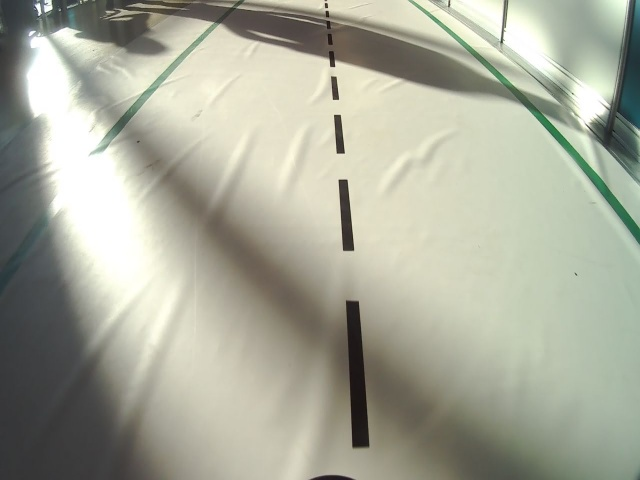
#> input picture input_imgs/frame000118.png, 640 x 480 px
$ python compare.py   (Python 2 division)   (older library calls are emulated)
#> lines starting #> are read from the running program, lines starting #| are printed output that depends on the picture
### unicorn.py
import cv2
import numpy as np
import math


# [9 lines left out: function undistort_image, not called in this run]


'''
    Draw lines on image
    !   Input image should be 3-channeled image
'''
def draw_lines(img, lines, color=[255, 0, 0], thickness=5):
    # If there are no lines to draw, exit.
    if lines is None:
        return

    # Make a copy of the original image.
    img = np.copy(img)
    # Create a blank image that matches the original in size.
    line_img = np.zeros(
        (
            img.shape[0],
            img.shape[1],
            3
        ),
        dtype=np.uint8,
    )
    # Loop over all lines and draw them on the blank image.
    for line in lines:
        for x1, y1, x2, y2 in line:
            cv2.line(line_img, (x1, y1), (x2, y2), color, thickness)
    # Merge the image with the lines onto the original.
    img = cv2.addWeighted(img, 0.8, line_img, 1.0, 0.0)
    # Return the modified image.
    return img

# Need comments
# Fix name of pnt1- 4 => lt, lb etc.
# [115 lines left out: functions bird_eye_view, undo_bird_eye_view, hsv_green_black_mask, mag_thresh, dir_threshold, abs_sobel_thresh and 2 more, not called in this run]


'''
    Find low border of ROI (rectangular shape)

    Function has 2 options:
        show_border = 0     crop input image
        show_border = 1     draw the green line on input image
'''
def find_low_border_of_roi(img, roi_window, x_limit, show_border=0 ):
    crop_img = img.copy()
    height = img.shape[0]
    width = img.shape[1]

    line_not_found = 0  # boolean flag for checking condition of software

    # go through first [0] vertical line of image
    # search for white pixel
    for x in range(0, x_limit):
        for pix in range(height - 1, 0, -1):
            # check the left border pixel
            if img[pix][x][0] >= 254:
                for loc_x in range(width-1, width/2, -1):
                    for loc_pix in range(pix, pix - roi_window, -1):
                        # if white pixel is found
                        # crop/draw border
                        if img[loc_pix][loc_x][0] >= 254:
                            line_not_found = 1
                            if show_border == 0:
                                crop_img = img[0:loc_pix, 0:width]
                            else:
                                cv2.line(crop_img, (0, loc_pix), (width, loc_pix), color=(0, 255, 0), thickness=2)
                            break

                    if line_not_found == 1:
                        break
        if line_not_found == 1:
            break
    if line_not_found == 0:
        print("Ops! Border is not found")
    else:
        print("Border is found successfully!")

    return crop_img

'''
    Crop input image to get prepared image
    for perspective transformation
    picture should have at least two lines
    edges of lines can not be at the edge of image
'''
# [61 lines left out: functions find_low_border_of_roi_m2, make_image_all_black, not called in this run]


def k_get(lines):
    k_tg = []
    k_rad = []
    k_deg = []
    for line in range(0, len(lines)):
        new_line = lines[line][0]
        dx = new_line[2] - new_line[0]
        dy = new_line[3] - new_line[1]
        if dx == 0:
            if dy > 0:
                k_temp = 90  # 90 !!!! LIE, k = tg(), not angle in rad!!!!!!
                k_tg.append(k_temp)
                k_rad.append(1.5708)
                k_deg.append(90)
            if dy < 0:
                k_temp = -90
                k_tg.append(k_temp)
                k_rad.append(-1.5708)
                k_deg.append(-90)
        else:
            k_temp = round(dy / float(dx), 4)
            k_tg.append(round(k_temp, 4))
            k_rad.append(round(math.atan2(dy, dx), 4))
            k_deg.append(round(math.degrees(math.atan2(dy, dx)), 4))

    return k_tg, k_rad, k_deg

def get_k_deg(line):
    dx = line[2] - line[0]
    dy = line[3] - line[1]

    if dx == 0:
        k_deg = 0
    else:
        # k_tg = round(round(dy / float(dx), 4), 4)
        k_deg = round(math.degrees(math.atan2(dy, dx)), 1)

    if k_deg > 90:
        k_deg = -(180 - k_deg)
    elif k_deg < -90:
        k_deg = -(-180 - k_deg)

    return k_deg

# [26 lines left out: function get_pnts_of_line, not called in this run]


def get_k_b_line(line):
    k = round(float(line[3] - line[1])/(line[2] - line[0]), 4)
    b = round(line[1] - k * line[0], 4)

    # print(line[0], line[1], line[2], line[3], "k", k, "b", b)
    return k, b

'''
    Get 4 coordinates of corner points
    These coordinates are needed for bird_eye_view function
    left bottom point and right bottom point
    are got just as first and the last point in the line
'''
# [54 lines left out: functions get_4_pnts_for_warping, count_number_of_extrema, not called in this run]

'''
@brief      Get array of mean values of pixel intensity
@param      gray image (numpy array)
@return     list of mean values of pixel intensity
'''
# [22 lines left out: function get_mean_intensity, not called in this run]

'''
@brief      Get array of boundary values of pixel intensity
@note       upper limit is the max value of mean values
@param      mean_val    -  array of mean values
            threshold   -  value for 'step' response
@return     list of boundary values of mean values
'''
# [310 lines left out: functions get_boundaries_for_intensity, get_only_pick_pnts, get_picks_arrays, get_picks_coordinates, draw_pick_pnts, draw_pick_mask and 3 more, not called in this run]

def draw_magic_line(img, pnts, color, thickness=5):
    pnts = np.int_(pnts)
    cv2.line(img, (pnts[0][0][0], pnts[0][0][1]), (pnts[0][1][0], pnts[0][1][1]), color, thickness=thickness)


# need to fix for 2 (1) line
btn_down = False

# [38 lines left out: functions get_points, my_mouse_left_click, not called in this run]

### compare.py
#!/usr/bin/python

import cv2
import numpy as np
import unicorn
import matplotlib.pyplot as plt
# import matplotlib.image as mpimg
import time

start = time.time()

pic_num = '118'


inp_img = cv2.imread('input_imgs/frame000' + pic_num + '.png')
#> inp_img is the input picture: shape (480, 640, 3); mean B, G, R 154, 169.7, 167.8
inp_mask = cv2.imread('input_masks/frame000' + pic_num + '_mask.pgm')
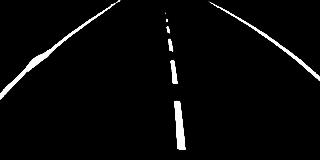
#> input picture input_masks/frame000118_mask.pgm, 320 x 160 px
#> inp_mask is the input picture: shape (160, 320, 3); min 0, max 254, mean 7.6
inp_mask_new_size = cv2.resize(inp_mask, (640, 480), interpolation=cv2.INTER_CUBIC)

height = inp_mask_new_size.shape[0]
#> height = 480
width  = inp_mask_new_size.shape[1]
#> width = 640

print("This image is: ", type(inp_mask_new_size),
      "Height is: ", height,
      "Width is: ", width)
#| This image is:  <class 'numpy.ndarray'> Height is:  480 Width is:  640

crop_img = unicorn.find_low_border_of_roi(inp_mask_new_size, roi_window=10, x_limit=60, show_border=0)
crop_img_lined = unicorn.find_low_border_of_roi(inp_mask_new_size, roi_window=10, x_limit=60, show_border=1)
#> call 2 of find_low_border_of_roi, with roi_window = 10, x_limit = 60, show_border = 1
#> after the loop in find_low_border_of_roi (call 2), `for x in range(0, x_limit):`:
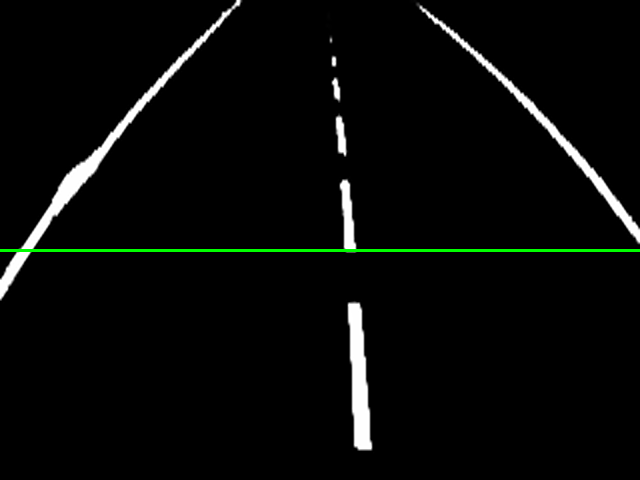
#> crop_img: shape (480, 640, 3); mean B, G, R 7.6, 9.2, 7.6

gray_img = cv2.cvtColor(crop_img, cv2.COLOR_RGB2GRAY)
canny_img = cv2.Canny(gray_img, 100, 200)
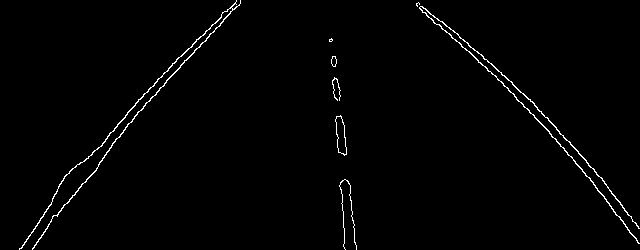
#> canny_img: shape (250, 640); 1.3% white in thin lines or dots
canny_rgb = cv2.cvtColor(canny_img, cv2.COLOR_GRAY2BGR)
#> canny_rgb: shape (250, 640, 3); 1.3% white in thin lines or dots


# ref_pts, ref_crop = unicorn.get_points(canny_rgb)

hough_lines = cv2.HoughLinesP(
    canny_img,
    rho=6,
    theta=np.pi / 60,
    threshold=50,
    lines=np.array([]),
    minLineLength=20,
    maxLineGap=10
)
#> hough_lines = 37 rows, first 6: [43, 232, 86, 179], [485, 66, 534, 115], [157, 79, 236, 0], [205, 41, 240, 2], [589, 177, 637, 242], [483, 58, 512, 82]

color_lined_img = unicorn.draw_lines(canny_rgb, hough_lines)
#> the loop in draw_lines, `for line in lines:` made 37 passes
#> line on passes 1 to 12: [[43, 232, 86, 179]], [[485, 66, 534, 115]], [[157, 79, 236, 0]], [[205, 41, 240, 2]], [[589, 177, 637, 242]], [[483, 58, 512, 82]], [[125, 127, 209, 34]], [[568, 141, 589, 166]], [[469, 51, 549, 131]], [[101, 146, 143, 94]], [[611, 193, 639, 228]], [[341, 181, 345, 249]]

### Sorting lines with thresholds   ###

left_line_x = []
left_line_y = []
limit_left_line = []
left_limit_x = 260

right_line_x = []
right_line_y = []
limit_right_line = []
right_limit_x = 395

center_line_x = []
center_line_y = []
center_line_all = []
center_left_limit_x = left_limit_x + 1
center_right_limit_x = right_limit_x - 1

for line in hough_lines:
    if line[0][0] <= left_limit_x and line[0][2] <= left_limit_x:
        left_line_x.append(line[0][0])
        left_line_x.append(line[0][2])

        left_line_y.append(line[0][1])
        left_line_y.append(line[0][3])

        limit_left_line.append(line)

    elif line[0][0] >= right_limit_x and line[0][2] >= right_limit_x:
        right_line_x.append(line[0][0])
        right_line_x.append(line[0][2])

        right_line_y.append(line[0][1])
        right_line_y.append(line[0][3])

        limit_right_line.append(line)

    elif line[0][0] < right_limit_x and line[0][2] < right_limit_x:
        if line[0][0] > left_limit_x and line[0][2] > left_limit_x:
            center_line_x.append(line[0][0])
            center_line_x.append(line[0][2])

            center_line_y.append(line[0][1])
            center_line_y.append(line[0][3])

            center_list = np.array([line[0][0], line[0][1], line[0][2], line[0][3]])
            center_line_all.append([center_list])
#> this loop made 37 passes
#> center_list on passes 12, 14, 19, 20, 26, 35: [341, 181, 345, 249], [343, 122, 346, 153], [349, 194, 354, 228], [334, 97, 334, 56], [351, 210, 354, 242], [348, 181, 351, 203]
#> after the loop, center_line_all = [[[341, 181, 345, 249]], [[343, 122, 346, 153]], [[349, 194, 354, 228]], [[334, 97, 334, 56]], [[351, 210, 354, 242]], [[348, 181, 351, 203]]]; center_line_x = [341, 345, 343, 346, 349, 354, 334, 334, 351, 354, 348, 351]; center_line_y = [181, 249, 122, 153, 194, 228, 97, 56, 210, 242, 181, 203]; left_line_x = 26 values, max 240 at index 5, min 32 at index 10, mean 129.3; left_line_y = 26 values, max 249 at index 10, min 0 at index 3, mean 121.5; limit_left_line = 13 items, first 6: [[43, 232, 86, 179]], [[157, 79, 236, 0]], [[205, 41, 240, 2]], [[125, 127, 209, 34]], [[101, 146, 143, 94]], [[32, 249, 47, 228]]; limit_right_line = 18 items, first 6: [[485, 66, 534, 115]], [[589, 177, 637, 242]], [[483, 58, 512, 82]], [[568, 141, 589, 166]], [[469, 51, 549, 131]], [[611, 193, 639, 228]]; right_line_x = 36 values, max 639 at index 11, min 416 at index 22, mean 517.6; right_line_y = 36 values, max 242 at index 3, min 5 at index 22, mean 98.94

center_line = np.array(center_line_all)
#> center_line = [[341, 181, 345, 249], [343, 122, 346, 153], [349, 194, 354, 228], [334, 97, 334, 56], [351, 210, 354, 242], [348, 181, 351, 203]]

left_limit_draw = unicorn.draw_lines(
    canny_rgb,
    limit_left_line,
    color=[255, 255, 0],
    thickness=5
)
#> the loop in draw_lines (call 2), `for line in lines:` made 13 passes
#> line on passes 1 to 12: [[43, 232, 86, 179]], [[157, 79, 236, 0]], [[205, 41, 240, 2]], [[125, 127, 209, 34]], [[101, 146, 143, 94]], [[32, 249, 47, 228]], [[91, 175, 115, 139]], [[32, 232, 66, 174]], [[138, 99, 236, 1]], [[116, 138, 164, 85]], [[35, 226, 51, 204]], [[191, 55, 240, 1]]

right_limit_draw = unicorn.draw_lines(
    left_limit_draw,
    limit_right_line,
    color=[255, 0, 255],
    thickness=5
)

center_limit_draw = unicorn.draw_lines(
    right_limit_draw,
    center_line_all,
    color=[0, 255, 255],
    thickness=5
)
########################################################################################3

### Sorting lines with slope   ###

k_left_x = []
k_left_y = []
k_left = []
k_left_tg = []
k_left_rad = []
k_left_deg = []

k_right_x = []
k_right_y = []
k_right = []
k_right_tg = []
k_right_rad = []
k_right_deg = []

k_center_x = []
k_center_y = []
k_center = []
k_center_tg = []
k_center_rad = []
k_center_deg = []

k_tg = []
k_rad = []
k_deg = []

k_tg, k_rad, k_deg = unicorn.k_get(hough_lines)
#> the loop in k_get, `for line in range(0, len(lines)):` made 37 passes
#> (new_line, dx, dy, k_temp) on passes 1 to 12: ([43, 232, 86, 179], 43, -53, -1.23), ([485, 66, 534, 115], 49, 49, 1), ([157, 79, 236, 0], 79, -79, -1), ([205, 41, 240, 2], 35, -39, -1.11), ([589, 177, 637, 242], 48, 65, 1.35), ([483, 58, 512, 82], 29, 24, 0.828), ([125, 127, 209, 34], 84, -93, -1.11), ([568, 141, 589, 166], 21, 25, 1.19), ([469, 51, 549, 131], 80, 80, 1), ([101, 146, 143, 94], 42, -52, -1.24), ([611, 193, 639, 228], 28, 35, 1.25), ([341, 181, 345, 249], 4, 68, 17)
#> after the loop in k_get, `for line in range(0, len(lines)):`: k_deg = 37 values, max 86.63 at index 11, min -90 at index 19, mean 12.79; k_rad = 37 values, max 1.51 at index 11, min -1.57 at index 19, mean 0.223; k_tg = 37 values, max 17 at index 11, min -90 at index 19, mean -0.969

for k in range(0, len(k_tg)):
    if k_tg[k] < 0:
        k_left_tg.append(k_tg[k])
        k_left_x.append(hough_lines[k][0][0])
        k_left_x.append(hough_lines[k][0][2])
        k_left_y.append(hough_lines[k][0][1])
        k_left_y.append(hough_lines[k][0][3])
        k_left.append(hough_lines[k])
    elif k_tg[k] > 0 and k_tg[k] < 1.5:
        k_right_tg.append(k_tg[k])
        k_right_x.append(hough_lines[k][0][0])
        k_right_x.append(hough_lines[k][0][2])
        k_right_y.append(hough_lines[k][0][1])
        k_right_y.append(hough_lines[k][0][3])
        k_right.append(hough_lines[k])
    elif k_tg[k] >= 1.5:
        k_center_tg.append(k_tg[k])
        k_center_x.append(hough_lines[k][0][0])
        k_center_x.append(hough_lines[k][0][2])
        k_center_y.append(hough_lines[k][0][1])
        k_center_y.append(hough_lines[k][0][3])
        k_center.append(hough_lines[k])
#> this loop made 37 passes
#> after the loop, k_center = [[[341, 181, 345, 249]], [[343, 122, 346, 153]], [[349, 194, 354, 228]], [[351, 210, 354, 242]], [[348, 181, 351, 203]]]; k_center_tg = [17, 10.33, 6.8, 10.67, 7.33]; k_center_x = [341, 345, 343, 346, 349, 354, 351, 354, 348, 351]; k_center_y = [181, 249, 122, 153, 194, 228, 210, 242, 181, 203]; k_left = 14 items, first 6: [[43, 232, 86, 179]], [[157, 79, 236, 0]], [[205, 41, 240, 2]], [[125, 127, 209, 34]], [[101, 146, 143, 94]], [[32, 249, 47, 228]]; k_left_tg = [-1.23, -1, -1.11, -1.11, -1.24, -1.4, -1.5, -1.71, -90, -1, -1.1, -1.38, -1.1, -1.1]; k_left_x = 28 values, max 334 at index 16, min 32 at index 10, mean 143.9; k_left_y = 28 values, max 249 at index 10, min 0 at index 3, mean 118.3; k_right has the same summary as limit_right_line; k_right_tg = [1, 1.35, 0.828, 1.19, 1, 1.25, 0.829, 1.11, 0.818, 1.11, 1.35, 0.655, 1, 0.809, 1.09, 1, 0.809, 0.778]; k_right_x has the same summary as right_line_x; k_right_y has the same summary as right_line_y

k_left_draw = unicorn.draw_lines(
    canny_rgb,
    k_left,
    color=[0, 255, 0],
    thickness=5
)

k_right_draw = unicorn.draw_lines(
    k_left_draw,
    k_right,
    color=[255, 0, 0],
    thickness=5
)

k_center_draw = unicorn.draw_lines(
    k_right_draw,
    k_center,
    color=[0, 0, 255],
    thickness=5
)
#> the loop in draw_lines (call 7), `for line in lines:` made 5 passes
#> in draw_lines (call 7), `img = cv2.addWeighted(img, 0.8, line_img, 1.0, 0.0)`:
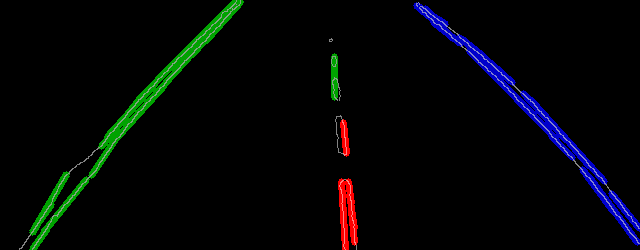
#> img: shape (250, 640, 3); mean of channels 0, 1, 2 6.2, 5.6, 3.5; drawn as B, G, R
####################################################################

min_y = 0
max_y = crop_img.shape[0]
#> max_y = 250

min_y_left = min(left_line_y)
#> min_y_left = 0
max_y_left = max(left_line_y)
#> max_y_left = 249

poly_left = np.poly1d(np.polyfit(
    left_line_y,
    left_line_x,
    deg=1
))
left_x_start = int(poly_left(max_y_left))
#> left_x_start = 18
left_x_end = int(poly_left(min_y_left))
#> left_x_end = 234

min_y_right = min(right_line_y)
#> min_y_right = 5
max_y_right = max(right_line_y)
#> max_y_right = 242

poly_right = np.poly1d(np.polyfit(
    right_line_y,
    right_line_x,
    deg=1
))
right_x_start = int(poly_right(max_y_right))
#> right_x_start = 655
right_x_end = int(poly_right(min_y_right))
#> right_x_end = 427

min_center_x = min(center_line_x)
#> min_center_x = 334
max_center_y = max(center_line_y)
#> max_center_y = 249

min_center_y = min(center_line_y)
#> min_center_y = 56
max_center_x = max(center_line_x)
#> max_center_x = 354

three_line_img = unicorn.draw_lines(
    canny_rgb,
    [[
        [left_x_start, max_y_left, left_x_end, min_y_left],
        [max_center_x, max_center_y, min_center_x, min_center_y],
        [right_x_start, max_y_right, right_x_end, min_y_right]
    ]],
    color=[255, 0, 0],
    thickness=5
)
#> after the loop in draw_lines (call 8), `for line in lines:`:
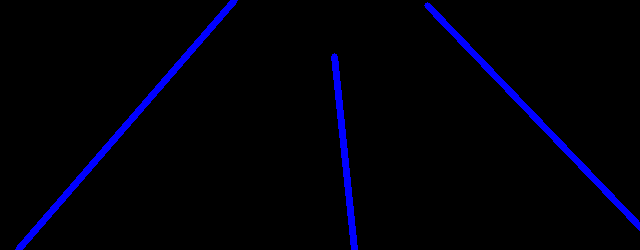
#> line_img: shape (250, 640, 3); mean of channels 0, 1, 2 9, 0, 0; drawn as B, G, R
#> in draw_lines (call 8), `img = cv2.addWeighted(img, 0.8, line_img, 1.0, 0.0)`:
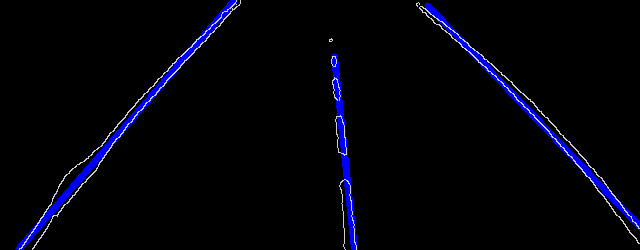
#> img: shape (250, 640, 3); mean of channels 0, 1, 2 10.5, 2.6, 2.6; drawn as B, G, R

apprx_left_line = [left_x_start, max_y_left, left_x_end, min_y_left]
#> apprx_left_line = [18, 249, 234, 0]
apprx_center_line = [max_center_x, max_center_y, min_center_x, min_center_y]
#> apprx_center_line = [354, 249, 334, 56]
apprx_right_line = [right_x_start, max_y_right, right_x_end, min_y_right]
#> apprx_right_line = [655, 242, 427, 5]

# [6 lines of commented-out code are left out]

left_k, left_b = unicorn.get_k_b_line(apprx_left_line)
#> in get_k_b_line, `k = round(float(line[3] - line[1])/(line[2] - line[0]), 4)`: k = -1.15
#> in get_k_b_line, `b = round(line[1] - k * line[0], 4)`: b = 269.8
#> left_k = -1.15; left_b = 269.8
right_k, right_b = unicorn.get_k_b_line(apprx_right_line)
#> right_k = 1.04; right_b = -438.9
cntr_k, cntr_b = unicorn.get_k_b_line(apprx_center_line)
#> cntr_k = 9.65; cntr_b = -3167.1

left_k_deg = round(unicorn.get_k_deg(apprx_left_line), 1)
#> in get_k_deg, `dx = line[2] - line[0]`: dx = 216
#> in get_k_deg, `dy = line[3] - line[1]`: dy = -249
#> in get_k_deg, `k_deg = round(math.degrees(math.atan2(dy, dx)), 1)`: k_deg = -49.1
#> left_k_deg = -49.1
center_k_deg = round(unicorn.get_k_deg(apprx_center_line), 1)
#> center_k_deg = 84.1
right_k_deg = round(unicorn.get_k_deg(apprx_right_line), 1)
#> right_k_deg = 46.1

# [21 lines of commented-out code are left out]

font = cv2.FONT_HERSHEY_SIMPLEX
#> font = 0

cv2.putText(three_line_img, str(left_k_deg), (20, 50), font, 1, (255, 0, 0), thickness=2)
cv2.putText(three_line_img, str(center_k_deg), (300, 50), font, 1, (255, 0, 0), thickness=2)
cv2.putText(three_line_img, str(right_k_deg), (520, 50), font, 1, (255, 0, 0), thickness=2)
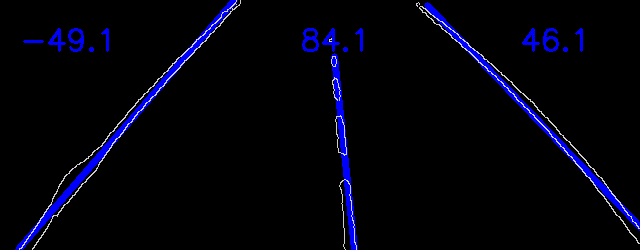
#> three_line_img: shape (250, 640, 3); mean of channels 0, 1, 2 12.7, 2.6, 2.6; drawn as B, G, R

# [30 lines of commented-out code are left out]
end = time.time()
print(end - start)
# [7 lines of commented-out code are left out]
